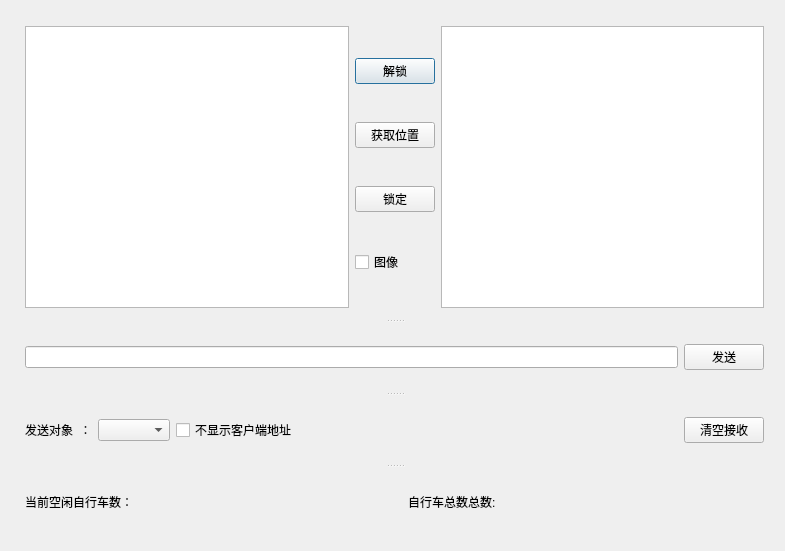
<?xml version="1.0" encoding="UTF-8"?>
<ui version="4.0">
 <class>Dialog</class>
 <widget class="QDialog" name="Dialog">
  <property name="geometry">
   <rect>
    <x>0</x>
    <y>0</y>
    <width>785</width>
    <height>551</height>
   </rect>
  </property>
  <property name="sizePolicy">
   <sizepolicy hsizetype="Preferred" vsizetype="Preferred">
    <horstretch>0</horstretch>
    <verstretch>0</verstretch>
   </sizepolicy>
  </property>
  <property name="acceptDrops">
   <bool>true</bool>
  </property>
  <property name="windowTitle">
   <string>BIKE服务器</string>
  </property>
  <property name="windowIcon">
   <iconset resource="tubiao.qrc">
    <normaloff>:/icon/tray.png</normaloff>:/icon/tray.png</iconset>
  </property>
  <property name="sizeGripEnabled">
   <bool>false</bool>
  </property>
  <property name="modal">
   <bool>false</bool>
  </property>
  <widget class="QSplitter" name="splitter">
   <property name="geometry">
    <rect>
     <x>14</x>
     <y>15</y>
     <width>761</width>
     <height>521</height>
    </rect>
   </property>
   <property name="orientation">
    <enum>Qt::Vertical</enum>
   </property>
   <widget class="QWidget" name="layoutWidget">
    <layout class="QHBoxLayout" name="horizontalLayout_5">
     <item>
      <layout class="QHBoxLayout" name="horizontalLayout_4">
       <item>
        <widget class="QTextBrowser" name="msg"/>
       </item>
      </layout>
     </item>
     <item>
      <layout class="QVBoxLayout" name="verticalLayout">
       <item>
        <widget class="QPushButton" name="pushButton">
         <property name="text">
          <string>解锁</string>
         </property>
        </widget>
       </item>
       <item>
        <widget class="QPushButton" name="pushButton_2">
         <property name="text">
          <string>获取位置</string>
         </property>
        </widget>
       </item>
       <item>
        <widget class="QPushButton" name="pushButton_3">
         <property name="text">
          <string>锁定</string>
         </property>
        </widget>
       </item>
       <item>
        <widget class="QCheckBox" name="show_cam">
         <property name="contextMenuPolicy">
          <enum>Qt::DefaultContextMenu</enum>
         </property>
         <property name="text">
          <string>图像</string>
         </property>
         <property name="icon">
          <iconset resource="tubiao.qrc">
           <normaloff>:/icon/none.ico</normaloff>:/icon/none.ico</iconset>
         </property>
         <property name="checkable">
          <bool>true</bool>
         </property>
         <property name="checked">
          <bool>false</bool>
         </property>
        </widget>
       </item>
      </layout>
     </item>
     <item>
      <widget class="QTableView" name="database"/>
     </item>
    </layout>
   </widget>
   <widget class="QWidget" name="layoutWidget">
    <layout class="QHBoxLayout" name="horizontalLayout_3">
     <item>
      <widget class="QLineEdit" name="sendMsg">
       <property name="text">
        <string/>
       </property>
      </widget>
     </item>
     <item>
      <widget class="QPushButton" name="sendBtn">
       <property name="text">
        <string>发送</string>
       </property>
      </widget>
     </item>
    </layout>
   </widget>
   <widget class="QWidget" name="layoutWidget">
    <layout class="QHBoxLayout" name="horizontalLayout_2">
     <item>
      <widget class="QLabel" name="label_2">
       <property name="text">
        <string>发送对象  ：</string>
       </property>
      </widget>
     </item>
     <item>
      <widget class="QComboBox" name="objectBox"/>
     </item>
     <item>
      <widget class="QCheckBox" name="addrCheckBox">
       <property name="text">
        <string>不显示客户端地址   </string>
       </property>
      </widget>
     </item>
     <item>
      <spacer name="horizontalSpacer_2">
       <property name="orientation">
        <enum>Qt::Horizontal</enum>
       </property>
       <property name="sizeHint" stdset="0">
        <size>
         <width>40</width>
         <height>20</height>
        </size>
       </property>
      </spacer>
     </item>
     <item>
      <widget class="QPushButton" name="clearBtn">
       <property name="text">
        <string>清空接收</string>
       </property>
      </widget>
     </item>
    </layout>
   </widget>
   <widget class="QWidget" name="layoutWidget">
    <layout class="QHBoxLayout" name="horizontalLayout">
     <item>
      <widget class="QLabel" name="label">
       <property name="text">
        <string>当前空闲自行车数：</string>
       </property>
      </widget>
     </item>
     <item>
      <widget class="QLabel" name="num">
       <property name="text">
        <string/>
       </property>
      </widget>
     </item>
     <item>
      <spacer name="horizontalSpacer">
       <property name="orientation">
        <enum>Qt::Horizontal</enum>
       </property>
       <property name="sizeHint" stdset="0">
        <size>
         <width>13</width>
         <height>26</height>
        </size>
       </property>
      </spacer>
     </item>
     <item>
      <widget class="QLabel" name="label_3">
       <property name="text">
        <string>自行车总数总数:</string>
       </property>
      </widget>
     </item>
     <item>
      <widget class="QLabel" name="bike_total">
       <property name="text">
        <string/>
       </property>
      </widget>
     </item>
     <item>
      <spacer name="horizontalSpacer_3">
       <property name="orientation">
        <enum>Qt::Horizontal</enum>
       </property>
       <property name="sizeHint" stdset="0">
        <size>
         <width>13</width>
         <height>26</height>
        </size>
       </property>
      </spacer>
     </item>
    </layout>
   </widget>
  </widget>
 </widget>
 <layoutdefault spacing="6" margin="11"/>
 <resources>
  <include location="tubiao.qrc"/>
 </resources>
 <connections/>
</ui>
